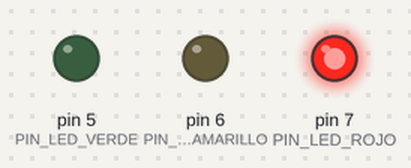
A sketch run on a simulated Arduino Uno, built with avr-gcc and run on an emulated ATmega328P. On the bench: output pins drawn as LEDs (lit = HIGH).

Above: at 5.0 s.
At 10.5 s:
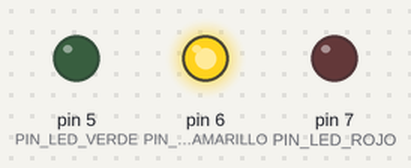
At 16.0 s:
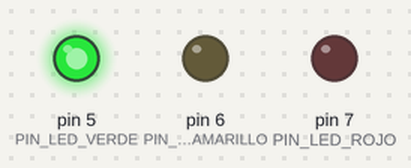
Timing chart, 0 to 28.6 s (numbered marks = the images above):
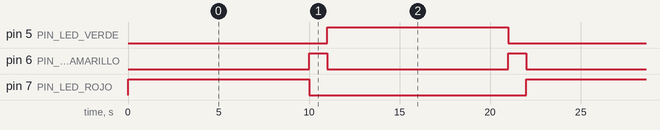

Measured:
- by itself, pin 5 (PIN_LED_VERDE), pin 7 (PIN_LED_ROJO): alternates HIGH for 10.0 s and LOW for 12.0 s
- by itself, pin 6 (PIN_LED_AMARILLO): alternates HIGH for 1.0 s and LOW for 10.0 s
- by itself, everything shown: repeats every 22.0 s, in 5 steps

The sketch:

03_semaforo_v2.ino
```cpp
const int PIN_LED_ROJO = 7;
const int PIN_LED_AMARILLO = 6;
const int PIN_LED_VERDE = 5;

void setup()
{
  pinMode(PIN_LED_ROJO, OUTPUT);
  pinMode(PIN_LED_AMARILLO, OUTPUT);
  pinMode(PIN_LED_VERDE, OUTPUT);
}
void loop()
{
  digitalWrite(PIN_LED_ROJO, HIGH);
  delay(10000);
  digitalWrite(PIN_LED_AMARILLO, HIGH);
  digitalWrite(PIN_LED_ROJO, LOW);
  delay(1000);
  digitalWrite(PIN_LED_AMARILLO, LOW);
  digitalWrite(PIN_LED_VERDE, HIGH);
  delay(10000);
  digitalWrite(PIN_LED_VERDE,LOW);
  digitalWrite(PIN_LED_AMARILLO,HIGH);
  delay(1000);
  digitalWrite(PIN_LED_AMARILLO,LOW);
}
```
